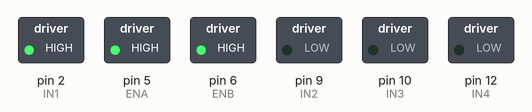
Simulated run of this sketch. Board: Arduino Uno, built with avr-gcc and run on an emulated ATmega328P. Parts: switched loads named in the sketch (green lamp = pin HIGH).

Above: at 0.1 s.
Timing chart, 0 to 1.6 s (numbered marks = the images above):
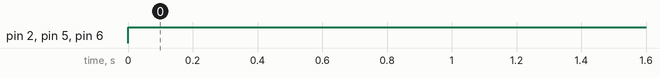

Measured:
- by itself, pin 2 (IN1), pin 5 (ENA), pin 6 (ENB): LOW → HIGH at 0.00 s

The sketch:

motor_driver_controls.ino
```cpp
#define ENA 5 //Enable A either switches power on or off to the left motor. Pin 5 is PWM, thus allowing for speed control
#define ENB 6 //Enable B either switches power on or off to the right motor. Pin 6 is PWM, thus allowing for speed control
#define IN1 2 //Input to control left motor. Output from pin 8.
#define IN2 9 //Input to control left motor. Output from pin 9.
#define IN3 10 //Input to control right motor. Output from pin 10.
#define IN4 12 //Input to control right motor. Output from pin 12.

//#define LFSensor_1 A0 //line follow sensor1
//#define LFSensor_2 A1 //line follow sensor2

/*
  ENA/ENB  IN1/IN3  IN2/IN4   Description
  0        N/A      N/A       Motor is off
  1        0        0         Motor is stopped (brakes)
  1        0        1         Motor is on and going backwards
  1        1        0         Motor is on and going forwards
  1        1        1         Motor is stopped (brakes)
*/

 void go_forward() {
  // Left motor controls
  digitalWrite(ENA, HIGH);
  digitalWrite(ENB, HIGH);
  digitalWrite(IN1, HIGH);
  digitalWrite(IN2, LOW);

//  // Right motor controls
//  digitalWrite(IN3, HIGH);
//  digitalWrite(IN4, LOW);
//
}

//void go_backward() {
//  // Left motor controls
//  digitalWrite(IN1, LOW);
//  digitalWrite(IN2, HIGH);
//
//  // Right motor controls
//  digitalWrite(IN3, LOW);
//  digitalWrite(IN4, HIGH);
//
//}
//
//void rotate_clockwise() {
//  // Left motor controls
//  digitalWrite(IN1, HIGH);
//  digitalWrite(IN2, LOW);
//
//  // Right motor controls
//  digitalWrite(IN3, LOW);
//  digitalWrite(IN4, HIGH);
//
//}
//
//void rotate_counterclockwise() {
//  // Left motor controls
//  digitalWrite(IN1, LOW);
//  digitalWrite(IN2, HIGH);
//
//  // Right motor controls
//  digitalWrite(IN3, HIGH);
//  digitalWrite(IN4, LOW);
//
//}
//
//void brake() {
//  // Left motor controls
//  digitalWrite(IN1, LOW);
//  digitalWrite(IN2, LOW);
//
//  // Right motor controls
//  digitalWrite(IN3, LOW);
//  digitalWrite(IN4, LOW);
//
//}

void speed_control (int left_motor_speed, int right_motor_speed) {

  analogWrite(ENA, left_motor_speed); //Uses PWM to control the speed of the left motor. Takes integer values from 0 (always OFF) to 255 (always ON).
  analogWrite(ENB, right_motor_speed); //Uses PWM to control the speed of the right motor. Takes integer values from 0 (always OFF) to 255 (always ON).

}

void setup() {

  pinMode(ENA, OUTPUT);
  pinMode(ENB, OUTPUT);
  pinMode(IN1, OUTPUT);
  pinMode(IN2, OUTPUT);
  pinMode(IN3, OUTPUT);
  pinMode(IN4, OUTPUT);

  digitalWrite(IN1, LOW);
  digitalWrite(IN2, LOW);
  digitalWrite(IN3, LOW);
  digitalWrite(IN4, LOW);

}

void loop() {

 /*//wider left turn
  speed_control(80,210);
  go_forward();
  delay(2000);
  go_backward();
  delay(2000);

  //wider right turn
  speed_control(210,80);
  go_forward();
  delay(2000);
  go_backward();
  delay(2000);

  //Spin back and forth
  speed_control(170,170);

  int i;

  for (i = 0; i < 3; i++) {
  rotate_clockwise();
  delay(2000);
  rotate_counterclockwise();
  delay(2000);
  }

  //Get excited
  for (i = 0; i < 15; i++) {
  speed_control(200,200);
  go_forward();
  delay(300);
  go_backward();
  delay(300);
  }*/

  go_forward();
}
```
